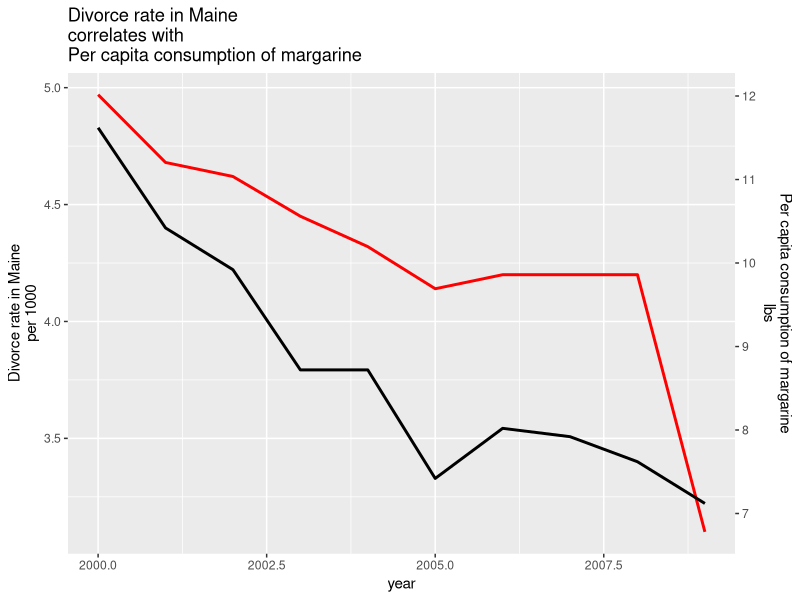

The R source for this figure:
library(tidyverse)

year <- 2000:2009
# *3-6.2
data_divorce <- c(4.97, 4.68, 4.62, 4.45, 4.32, 4.14, 4.2, 4.2, 4.2, 3.1)
data_margarine <- c(8.2, 7, 6.5, 5.3, 5.3, 4, 4.6, 4.5, 4.2, 3.7)/2.8+1.9

data <- data.frame(year, data_divorce, data_margarine)

limits = c(3.96, 5)
limits = c(2, 9)

ggplot(data, aes(x = year)) +
  geom_line(aes(y = data_divorce), color = "red", linetype = "solid", linewidth = 1) +
  geom_line(aes(y = data_margarine), color = "black", linetype = "solid", linewidth = 1) +
  scale_y_continuous(name = "Divorce rate in Maine\nper 1000", sec.axis = sec_axis(~.*2.8-1.9, name = "Per capita consumption of margarine\nlbs")) +
  labs(title = "Divorce rate in Maine \ncorrelates with \nPer capita consumption of margarine", x = "year")